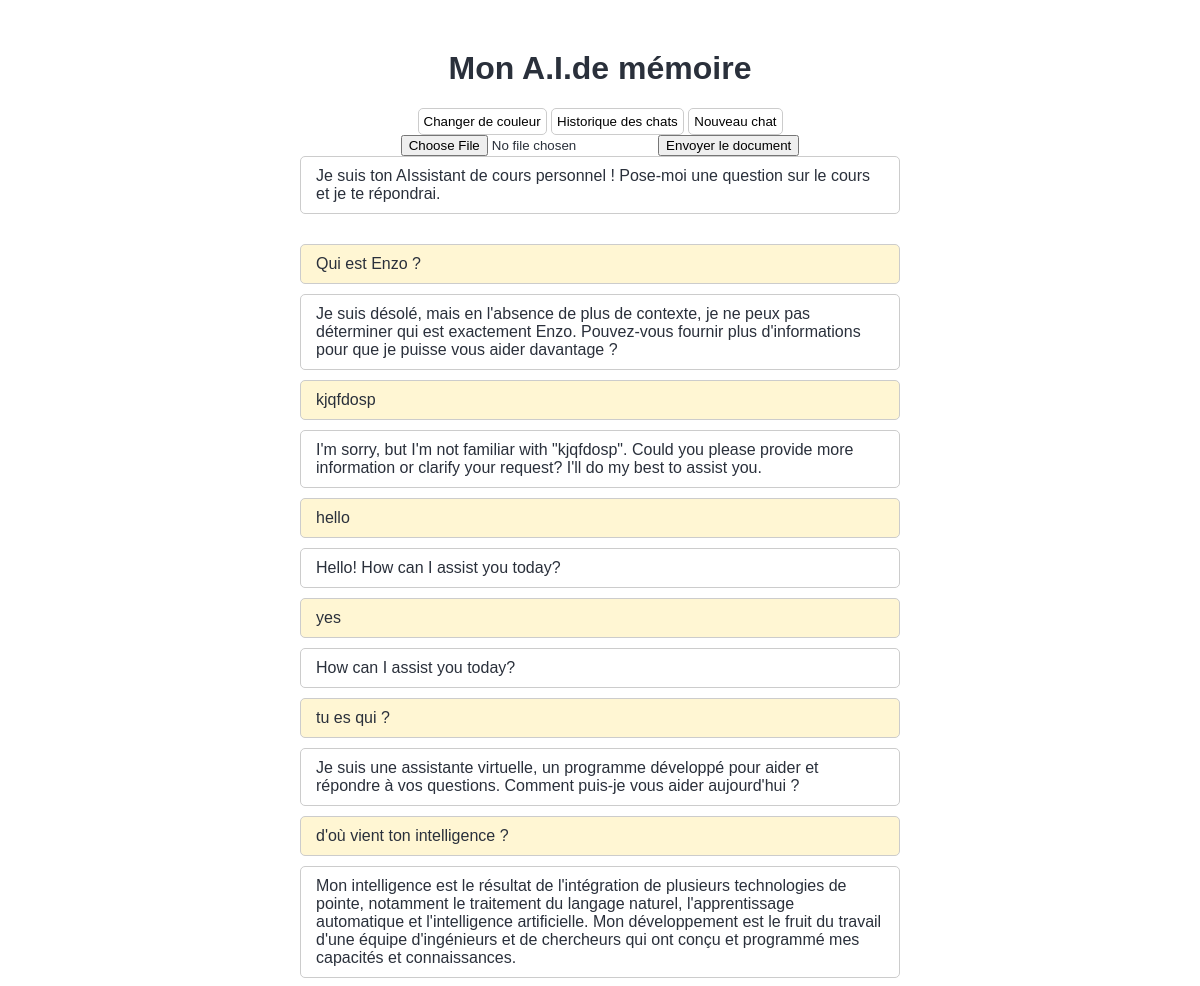
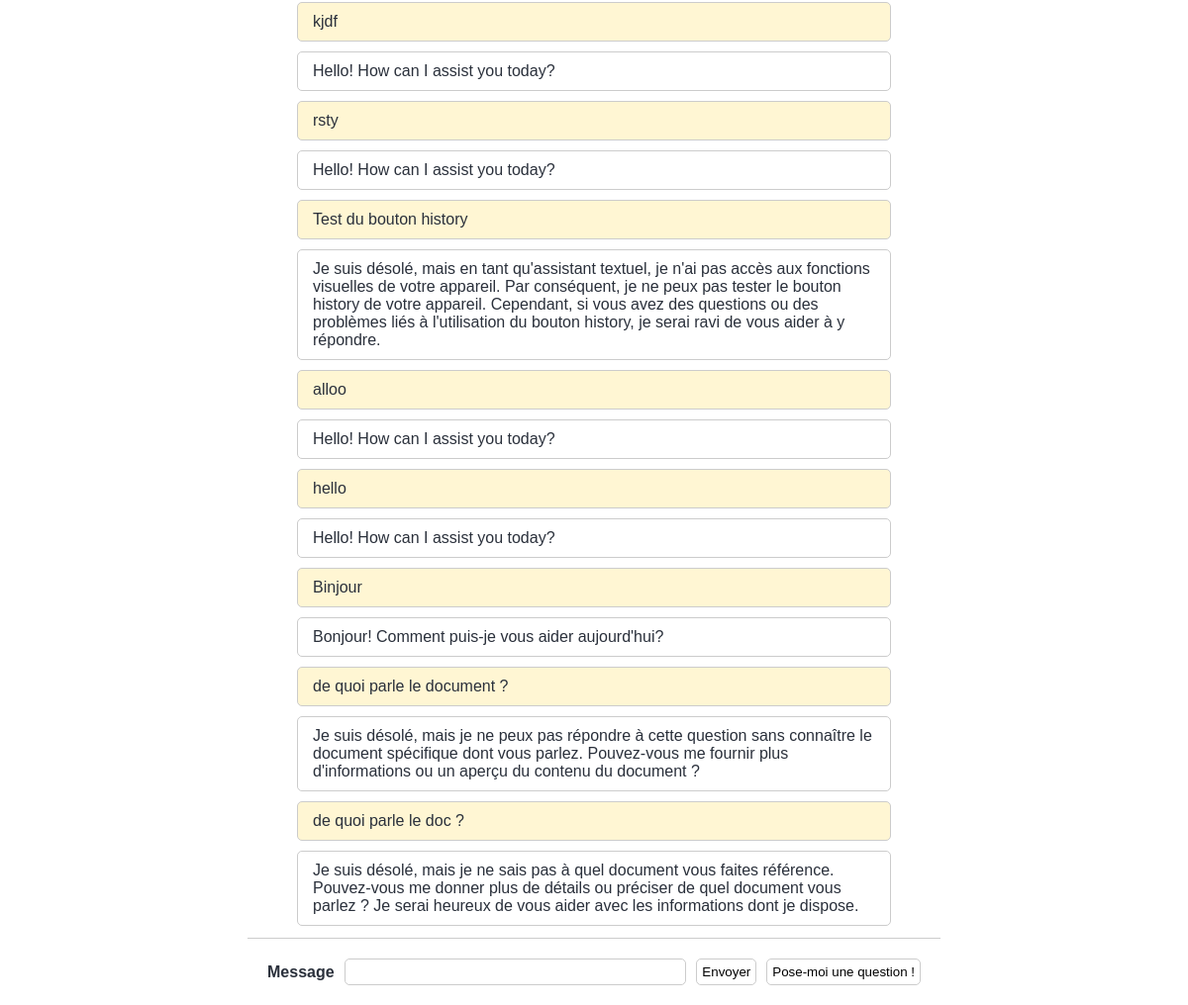
The page /chat-history on the database as committed earlier (2 pictures, top to bottom).
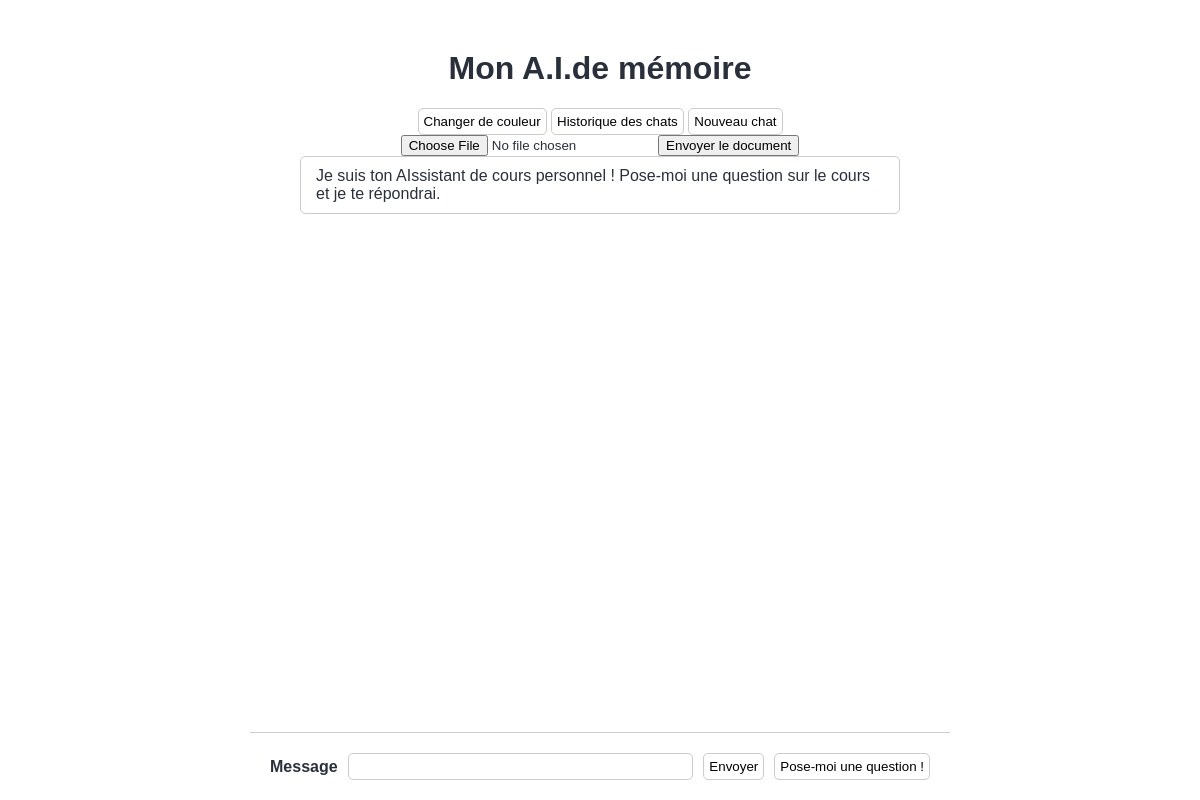
The same page on the database as committed later.
### main.py (models this page shows)
class ChatExchange(db.Model):
    id = db.Column(db.Integer, primary_key=True)
    user_message = db.Column(db.String(255))
    assistant_response = db.Column(db.String(255))

### main.py (the view)
@app.route("/chat-history")  # Route pour afficher l'historique des échanges
def show_chat_history():
    chat_history = ChatExchange.query.all()
    return render_template("index.html", chat_history=chat_history)

### templates/index.html (shortened to what this page needs)
<!DOCTYPE html>
<html lang="fr">
<head>
  <link rel="stylesheet" href="{{ url_for('static', filename='style.css') }}" />
</head>
<body id="body">
  <main class="main-container">
    <header class="header">
      <h1 class="header-title">Mon A.I.de mémoire</h1>
      <button type="button" class="button" id="darkmode-button">Changer de couleur</button>
      <button type="button" class="button" id="history-button">Historique des chats</button>
      <button type="button" class="button" id="chat-button">Nouveau chat</button>
      <form id="form">
        <input type="file" name="background" />
        <button type="submit">Envoyer le document</button>
      </form>
    </header>
    <section id="messages-container" class="messages-container">
      <div class="message message-ai">
        Je suis ton AIssistant de cours personnel ! Pose-moi une question sur
        le cours et je te répondrai.
      </div>
    </section>
    <form id="prompt-form" class="prompt-container">
      <label for="prompt" class="prompt-label">Message</label>
      <input type="text" id="prompt" name="prompt" class="prompt-input" autocomplete="off" />
      <button type="submit" class="button" id="submit-button">Envoyer</button>
      <button type="button" class="button" id="question-button">
        Pose-moi une question !
      </button>
    </form>
    <section id="chat-history" class="messages-container">
      {% for exchange in chat_history %}
      <div class="message message-human">{{ exchange.user_message }}</div>
      <div class="message message-ai">{{ exchange.assistant_response }}</div>
      {% endfor %}
    </section>
  </main>
</body>
</html>

### static/style.css (style rules this page uses)
:root { --body-background-color: #ffffff; --main-background-color: #ffffff; --main-color: #2a303b; --max-body-width: 700px; --border-color: #cccccc; --secondary-color: #fff6d3; --loader-bullet-size: 6px; }
* { box-sizing: border-box; }
body { background-color: var(--body-background-color); padding: 0; margin: 0; font-family: sans-serif; }
.main-container { max-width: var(--max-body-width); min-height: 100vh; background-color: var(--main-background-color); color: var(--main-color); padding: 50px; margin: 0 auto; }
.header { text-align: center; }
.header-title { margin-top: 0; }
.messages-container { display: flex; flex-direction: column; gap: 10px; margin-bottom: 30px; }
.message { border: 1px solid var(--border-color); border-radius: 5px; padding: 10px 15px; }
.prompt-container { position: fixed; bottom: 0px; left: 50%; transform: translateX(-50%); width: var(--max-body-width); display: flex; align-items: center; gap: 10px; background-color: var(--main-background-color); padding: 20px; border-top: 1px solid var(--border-color); }
.prompt-label { font-weight: bold; }
.prompt-input { flex-grow: 1; border: 1px solid var(--border-color); border-radius: 5px; padding: 5px; }
.button { border: 1px solid var(--border-color); padding: 5px; border-radius: 5px; background-color: var(--main-background-color); }

Rows that differ between the two databases and show on the page:
removed ChatExchange: user_message "Qui est Enzo ?", assistant_response "Je suis désolé, mais en l'absence de plus de contexte, je ne peux pas déterminer qui est exactement Enzo. Pouvez-vous fournir plus d'informations pour que je puisse vous aider davantage ?"
removed ChatExchange: user_message "kjqfdosp", assistant_response "I'm sorry, but I'm not familiar with \"kjqfdosp\". Could you please provide more information or clarify your request? I'll do my best to assist you."
removed ChatExchange: user_message "hello", assistant_response "Hello! How can I assist you today?"
removed ChatExchange: user_message "yes", assistant_response "How can I assist you today?"
removed ChatExchange: user_message "tu es qui ?", assistant_response "Je suis une assistante virtuelle, un programme développé pour aider et répondre à vos questions. Comment puis-je vous aider aujourd'hui ?"
removed ChatExchange: user_message "d'où vient ton intelligence ?", assistant_response "Mon intelligence est le résultat de l'intégration de plusieurs technologies de pointe, notamment le traitement du langage naturel, l'apprentissage automatique et l'intelligence artificielle. Mon développement est le fruit du travail d'une équipe d'ingénieurs et de chercheurs qui ont conçu et programmé mes capacités et connaissances."
removed ChatExchange: user_message "kjdf", assistant_response "Hello! How can I assist you today?"
removed ChatExchange: user_message "rsty", assistant_response "Hello! How can I assist you today?"
removed ChatExchange: user_message "Test du bouton history", assistant_response "Je suis désolé, mais en tant qu'assistant textuel, je n'ai pas accès aux fonctions visuelles de votre appareil. Par conséquent, je ne peux pas tester le bouton history de votre appareil. Cependant, si vous avez des questions ou des problèmes liés à l'utilisation du bouton history, je serai ravi de vous aider à y répondre."
removed ChatExchange: user_message "alloo", assistant_response "Hello! How can I assist you today?"
removed ChatExchange: user_message "hello", assistant_response "Hello! How can I assist you today?"
removed ChatExchange: user_message "Binjour", assistant_response "Bonjour! Comment puis-je vous aider aujourd'hui?"
removed ChatExchange: user_message "de quoi parle le document ?", assistant_response "Je suis désolé, mais je ne peux pas répondre à cette question sans connaître le document spécifique dont vous parlez. Pouvez-vous me fournir plus d'informations ou un aperçu du contenu du document ?"
removed ChatExchange: user_message "de quoi parle le doc ?", assistant_response "Je suis désolé, mais je ne sais pas à quel document vous faites référence. Pouvez-vous me donner plus de détails ou préciser de quel document vous parlez ? Je serai heureux de vous aider avec les informations dont je dispose."
